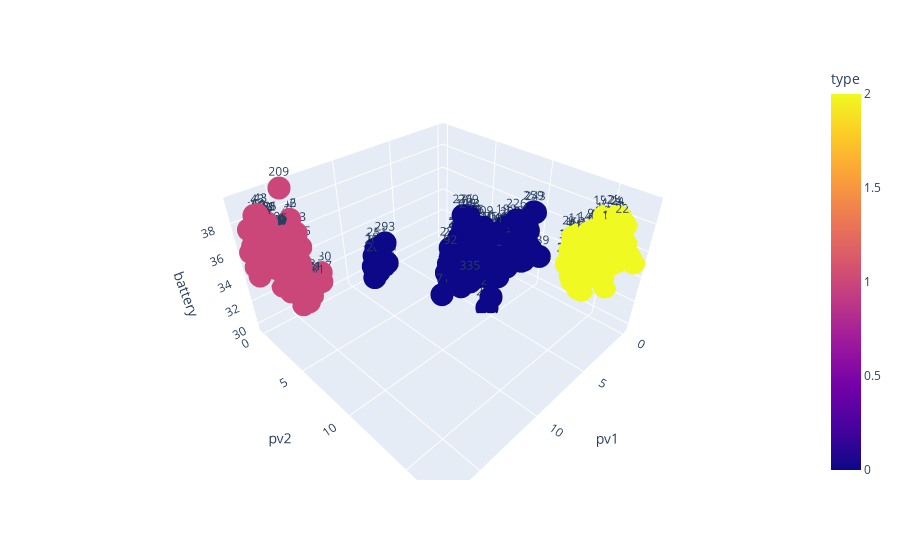

Write notebook code for a chart like this one.
### Code cell
px.scatter_3d(full_df, x='pv1', y='pv2', z='battery', color='type', text='chunk_start_round')

### Figure 1 — Plotly figure (JSON) as saved in the notebook; plotly's stock layout.template omitted (floating-point values rounded to 4 significant figures; data arrays with more than 128 entries replaced by an {"elided": "..."} marker saying what was removed)
{"data": [{"hovertemplate": "pv1=%{x}<br>pv2=%{y}<br>battery=%{z}<br>chunk_start_round=%{text}<br>type=%{marker.color}<extra></extra>", "legendgroup": "", "marker": {"color": {"elided": "522 int values"}, "coloraxis": "coloraxis", "symbol": "circle"}, "mode": "markers+text", "name": "", "scene": "scene", "showlegend": false, "text": {"elided": "522 int values"}, "type": "scatter3d", "x": {"elided": "522 float values"}, "y": {"elided": "522 float values"}, "z": {"elided": "522 float values"}}], "layout": {"coloraxis": {"colorbar": {"title": {"text": "type"}}, "colorscale": [[0, "#0d0887"], [0.1111, "#46039f"], [0.2222, "#7201a8"], [0.3333, "#9c179e"], [0.4444, "#bd3786"], [0.5556, "#d8576b"], [0.6667, "#ed7953"], [0.7778, "#fb9f3a"], [0.8889, "#fdca26"], [1, "#f0f921"]]}, "legend": {"tracegroupgap": 0}, "margin": {"t": 60}, "scene": {"domain": {"x": [0, 1], "y": [0, 1]}, "xaxis": {"title": {"text": "pv1"}}, "yaxis": {"title": {"text": "pv2"}}, "zaxis": {"title": {"text": "battery"}}}}}
